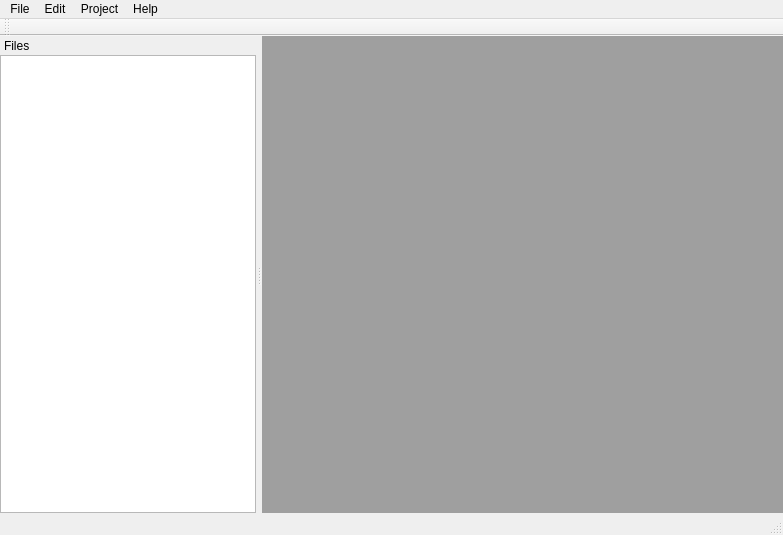
<?xml version="1.0" encoding="UTF-8"?>
<ui version="4.0">
 <class>MainWindow</class>
 <widget class="QMainWindow" name="MainWindow">
  <property name="geometry">
   <rect>
    <x>0</x>
    <y>0</y>
    <width>783</width>
    <height>535</height>
   </rect>
  </property>
  <property name="windowTitle">
   <string>MainWindow</string>
  </property>
  <property name="windowIcon">
   <iconset resource="icons.qrc">
    <normaloff>:/icons/app/icon.png</normaloff>:/icons/app/icon.png</iconset>
  </property>
  <widget class="QWidget" name="centralWidget">
   <layout class="QVBoxLayout" name="verticalLayout">
    <property name="leftMargin">
     <number>0</number>
    </property>
    <property name="topMargin">
     <number>0</number>
    </property>
    <property name="rightMargin">
     <number>0</number>
    </property>
    <property name="bottomMargin">
     <number>0</number>
    </property>
    <item>
     <widget class="QMdiArea" name="mdiArea">
      <property name="viewMode">
       <enum>QMdiArea::TabbedView</enum>
      </property>
      <property name="documentMode">
       <bool>true</bool>
      </property>
      <property name="tabsClosable">
       <bool>true</bool>
      </property>
      <property name="tabsMovable">
       <bool>true</bool>
      </property>
     </widget>
    </item>
   </layout>
  </widget>
  <widget class="QMenuBar" name="menuBar">
   <property name="geometry">
    <rect>
     <x>0</x>
     <y>0</y>
     <width>783</width>
     <height>20</height>
    </rect>
   </property>
   <widget class="QMenu" name="menuFile">
    <property name="title">
     <string>File</string>
    </property>
    <widget class="QMenu" name="menuNew">
     <property name="title">
      <string>New...</string>
     </property>
     <addaction name="actionNewProject"/>
     <addaction name="actionNewFile"/>
    </widget>
    <addaction name="menuNew"/>
    <addaction name="actionOpen"/>
    <addaction name="actionSave"/>
    <addaction name="actionSave_as"/>
    <addaction name="separator"/>
    <addaction name="actionSettings"/>
    <addaction name="actionExit"/>
   </widget>
   <widget class="QMenu" name="menuProject">
    <property name="title">
     <string>Project</string>
    </property>
    <addaction name="actionRun"/>
    <addaction name="actionStop"/>
    <addaction name="separator"/>
    <addaction name="actionProjectSettings"/>
    <addaction name="actionClose"/>
   </widget>
   <widget class="QMenu" name="menuHelp">
    <property name="title">
     <string>Help</string>
    </property>
    <addaction name="actionAbout"/>
    <addaction name="actionAbout_Qt"/>
   </widget>
   <widget class="QMenu" name="menuEdit">
    <property name="title">
     <string>Edit</string>
    </property>
    <addaction name="actionUndo"/>
    <addaction name="actionRedo"/>
    <addaction name="separator"/>
    <addaction name="actionFind"/>
    <addaction name="actionFind_and_replace"/>
   </widget>
   <addaction name="menuFile"/>
   <addaction name="menuEdit"/>
   <addaction name="menuProject"/>
   <addaction name="menuHelp"/>
  </widget>
  <widget class="QStatusBar" name="statusBar"/>
  <widget class="QDockWidget" name="filesDock">
   <property name="features">
    <set>QDockWidget::NoDockWidgetFeatures</set>
   </property>
   <property name="allowedAreas">
    <set>Qt::LeftDockWidgetArea</set>
   </property>
   <property name="windowTitle">
    <string>Files</string>
   </property>
   <attribute name="dockWidgetArea">
    <number>1</number>
   </attribute>
   <widget class="QWidget" name="dockWidgetContents">
    <layout class="QVBoxLayout" name="verticalLayout_2">
     <property name="leftMargin">
      <number>0</number>
     </property>
     <property name="topMargin">
      <number>0</number>
     </property>
     <property name="rightMargin">
      <number>0</number>
     </property>
     <property name="bottomMargin">
      <number>0</number>
     </property>
     <item>
      <widget class="QTreeView" name="filesView">
       <property name="editTriggers">
        <set>QAbstractItemView::NoEditTriggers</set>
       </property>
       <property name="sortingEnabled">
        <bool>false</bool>
       </property>
       <property name="animated">
        <bool>true</bool>
       </property>
      </widget>
     </item>
    </layout>
   </widget>
  </widget>
  <widget class="QToolBar" name="toolBar">
   <property name="windowTitle">
    <string>toolBar</string>
   </property>
   <attribute name="toolBarArea">
    <enum>TopToolBarArea</enum>
   </attribute>
   <attribute name="toolBarBreak">
    <bool>false</bool>
   </attribute>
  </widget>
  <action name="actionRun">
   <property name="enabled">
    <bool>false</bool>
   </property>
   <property name="icon">
    <iconset resource="icons.qrc">
     <normaloff>:/icons/script/script_start.png</normaloff>:/icons/script/script_start.png</iconset>
   </property>
   <property name="text">
    <string>Run</string>
   </property>
  </action>
  <action name="actionOpen">
   <property name="icon">
    <iconset resource="icons.qrc">
     <normaloff>:/icons/actions/folder_page_white.png</normaloff>:/icons/actions/folder_page_white.png</iconset>
   </property>
   <property name="text">
    <string>Open</string>
   </property>
   <property name="shortcut">
    <string>Ctrl+O</string>
   </property>
  </action>
  <action name="actionSave">
   <property name="enabled">
    <bool>false</bool>
   </property>
   <property name="icon">
    <iconset resource="icons.qrc">
     <normaloff>:/icons/actions/file_save_as.png</normaloff>:/icons/actions/file_save_as.png</iconset>
   </property>
   <property name="text">
    <string>Save</string>
   </property>
   <property name="shortcut">
    <string>Ctrl+S</string>
   </property>
  </action>
  <action name="actionSave_as">
   <property name="enabled">
    <bool>false</bool>
   </property>
   <property name="icon">
    <iconset resource="icons.qrc">
     <normaloff>:/icons/actions/save_as.png</normaloff>:/icons/actions/save_as.png</iconset>
   </property>
   <property name="text">
    <string>Save as...</string>
   </property>
   <property name="shortcut">
    <string>Ctrl+Shift+S</string>
   </property>
  </action>
  <action name="actionSettings">
   <property name="icon">
    <iconset resource="icons.qrc">
     <normaloff>:/icons/actions/gear_in.png</normaloff>:/icons/actions/gear_in.png</iconset>
   </property>
   <property name="text">
    <string>Settings</string>
   </property>
  </action>
  <action name="actionExit">
   <property name="text">
    <string>Exit</string>
   </property>
   <property name="shortcut">
    <string>Ctrl+X</string>
   </property>
  </action>
  <action name="actionAbout">
   <property name="text">
    <string>About</string>
   </property>
  </action>
  <action name="actionAbout_Qt">
   <property name="text">
    <string>About Qt</string>
   </property>
  </action>
  <action name="actionNewProject">
   <property name="icon">
    <iconset resource="icons.qrc">
     <normaloff>:/icons/actions/package_add.png</normaloff>:/icons/actions/package_add.png</iconset>
   </property>
   <property name="text">
    <string>Project</string>
   </property>
  </action>
  <action name="actionNewFile">
   <property name="enabled">
    <bool>false</bool>
   </property>
   <property name="icon">
    <iconset resource="icons.qrc">
     <normaloff>:/icons/actions/page_white_add.png</normaloff>:/icons/actions/page_white_add.png</iconset>
   </property>
   <property name="text">
    <string>File</string>
   </property>
  </action>
  <action name="actionUndo">
   <property name="enabled">
    <bool>false</bool>
   </property>
   <property name="icon">
    <iconset resource="icons.qrc">
     <normaloff>:/icons/actions/undo.png</normaloff>:/icons/actions/undo.png</iconset>
   </property>
   <property name="text">
    <string>Undo</string>
   </property>
  </action>
  <action name="actionRedo">
   <property name="enabled">
    <bool>false</bool>
   </property>
   <property name="icon">
    <iconset resource="icons.qrc">
     <normaloff>:/icons/actions/redo.png</normaloff>:/icons/actions/redo.png</iconset>
   </property>
   <property name="text">
    <string>Redo</string>
   </property>
  </action>
  <action name="actionFind">
   <property name="enabled">
    <bool>false</bool>
   </property>
   <property name="icon">
    <iconset resource="icons.qrc">
     <normaloff>:/icons/actions/find.png</normaloff>:/icons/actions/find.png</iconset>
   </property>
   <property name="text">
    <string>Find</string>
   </property>
  </action>
  <action name="actionFind_and_replace">
   <property name="enabled">
    <bool>false</bool>
   </property>
   <property name="icon">
    <iconset resource="icons.qrc">
     <normaloff>:/icons/actions/find.png</normaloff>:/icons/actions/find.png</iconset>
   </property>
   <property name="text">
    <string>Find and replace</string>
   </property>
  </action>
  <action name="actionProjectSettings">
   <property name="enabled">
    <bool>false</bool>
   </property>
   <property name="icon">
    <iconset resource="icons.qrc">
     <normaloff>:/icons/actions/gear_in.png</normaloff>:/icons/actions/gear_in.png</iconset>
   </property>
   <property name="text">
    <string>Settings</string>
   </property>
  </action>
  <action name="actionClose">
   <property name="enabled">
    <bool>false</bool>
   </property>
   <property name="text">
    <string>Close</string>
   </property>
  </action>
  <action name="actionStop">
   <property name="enabled">
    <bool>false</bool>
   </property>
   <property name="icon">
    <iconset resource="icons.qrc">
     <normaloff>:/icons/script/script_stop.png</normaloff>:/icons/script/script_stop.png</iconset>
   </property>
   <property name="text">
    <string>Stop</string>
   </property>
  </action>
 </widget>
 <layoutdefault spacing="6" margin="11"/>
 <resources>
  <include location="icons.qrc"/>
 </resources>
 <connections/>
</ui>
